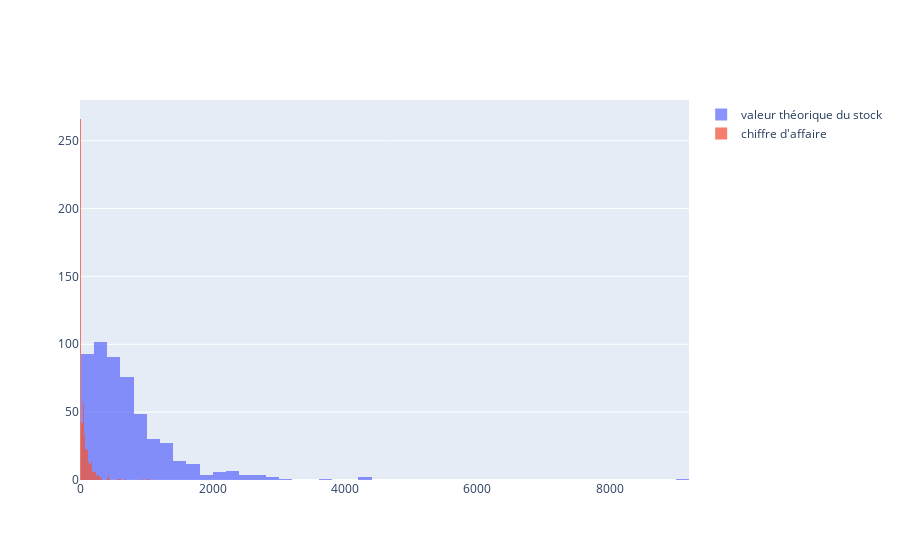

Write notebook code for a chart like this one.
### Code cell
x0 = overStock.valeur_stock
# Add 1 to shift the mean of the Gaussian distribution
x1 = overStock.chiffre_affaire

fig = go.Figure()
fig.add_trace(go.Histogram(x=x0, name="valeur théorique du stock"))
fig.add_trace(go.Histogram(x=x1, name="chiffre d'affaire"))

# Overlay both histograms
fig.update_layout(barmode='overlay')
# Reduce opacity to see both histograms
fig.update_traces(opacity=0.75)
fig.show()

### Figure 1 — Plotly figure (JSON) as saved in the notebook; plotly's stock layout.template omitted (floating-point values rounded to 4 significant figures; data arrays with more than 128 entries replaced by an {"elided": "..."} marker saying what was removed)
{"data": [{"name": "valeur théorique du stock", "opacity": 0.75, "type": "histogram", "x": {"elided": "526 float values"}}, {"name": "chiffre d'affaire", "opacity": 0.75, "type": "histogram", "x": {"elided": "526 float values"}}], "layout": {"barmode": "overlay"}}
